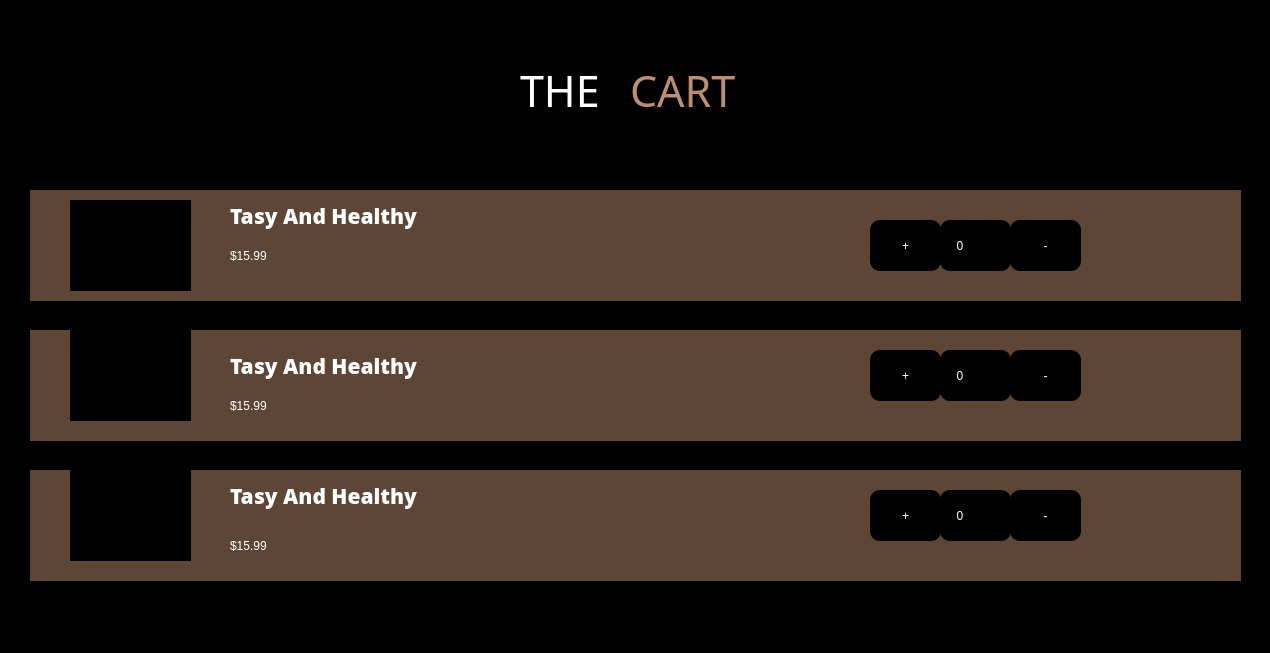
<?xml version="1.0" encoding="UTF-8"?>
<ui version="4.0">
 <class>Form</class>
 <widget class="QWidget" name="Form">
  <property name="geometry">
   <rect>
    <x>0</x>
    <y>0</y>
    <width>1270</width>
    <height>653</height>
   </rect>
  </property>
  <property name="windowTitle">
   <string>Form</string>
  </property>
  <property name="styleSheet">
   <string notr="true">background-color: rgb(0, 0, 0);</string>
  </property>
  <widget class="QLabel" name="label_2">
   <property name="geometry">
    <rect>
     <x>630</x>
     <y>60</y>
     <width>161</width>
     <height>61</height>
    </rect>
   </property>
   <property name="font">
    <font>
     <family>Tajawal ExtraBold</family>
     <pointsize>32</pointsize>
     <weight>10</weight>
     <italic>false</italic>
     <bold>false</bold>
    </font>
   </property>
   <property name="styleSheet">
    <string notr="true">color: rgb(190, 141, 109);
font: 81 32pt &quot;Tajawal ExtraBold&quot;;</string>
   </property>
   <property name="text">
    <string>CART</string>
   </property>
  </widget>
  <widget class="QLabel" name="label_3">
   <property name="geometry">
    <rect>
     <x>520</x>
     <y>60</y>
     <width>101</width>
     <height>61</height>
    </rect>
   </property>
   <property name="font">
    <font>
     <family>Tajawal ExtraBold</family>
     <pointsize>32</pointsize>
     <weight>10</weight>
     <italic>false</italic>
     <bold>false</bold>
    </font>
   </property>
   <property name="styleSheet">
    <string notr="true">color: rgb(255, 255, 255);
font: 81 32pt &quot;Tajawal ExtraBold&quot;;</string>
   </property>
   <property name="text">
    <string>THE</string>
   </property>
  </widget>
  <widget class="QPushButton" name="ExitButton">
   <property name="geometry">
    <rect>
     <x>1230</x>
     <y>10</y>
     <width>31</width>
     <height>31</height>
    </rect>
   </property>
   <property name="cursor">
    <cursorShape>PointingHandCursor</cursorShape>
   </property>
   <property name="styleSheet">
    <string notr="true">QPushButton{
            width: 30px;
			height:30px;
            border: none;
			background-color: transparent; 
           border-radius: 15px;
}
QPushButton:hover {
background-color: rgba(232, 174, 133,0.8);
}
</string>
   </property>
   <property name="text">
    <string/>
   </property>
   <property name="icon">
    <iconset>
     <normaloff>C:/Users/Dr. Rod/Desktop/Year2/python/image/no.png</normaloff>C:/Users/Dr. Rod/Desktop/Year2/python/image/no.png</iconset>
   </property>
   <property name="iconSize">
    <size>
     <width>30</width>
     <height>30</height>
    </size>
   </property>
  </widget>
  <widget class="QPushButton" name="output_button">
   <property name="geometry">
    <rect>
     <x>10</x>
     <y>10</y>
     <width>31</width>
     <height>31</height>
    </rect>
   </property>
   <property name="cursor">
    <cursorShape>PointingHandCursor</cursorShape>
   </property>
   <property name="styleSheet">
    <string notr="true">
QPushButton {
            width: 30px;
			height:30px;
            border: none;
           border-radius: 15px;
	background-color: none;
  }
QPushButton:hover {
background-color: rgba(232, 174, 133,0.8);
}
</string>
   </property>
   <property name="text">
    <string/>
   </property>
   <property name="icon">
    <iconset>
     <normaloff>C:/Users/Dr. Rod/Desktop/Year2/python/image/back (1).png</normaloff>C:/Users/Dr. Rod/Desktop/Year2/python/image/back (1).png</iconset>
   </property>
  </widget>
  <widget class="QLabel" name="label">
   <property name="geometry">
    <rect>
     <x>30</x>
     <y>190</y>
     <width>1211</width>
     <height>111</height>
    </rect>
   </property>
   <property name="styleSheet">
    <string notr="true">background-color: rgba(232, 174, 133,0.4);
</string>
   </property>
   <property name="text">
    <string/>
   </property>
  </widget>
  <widget class="QLabel" name="label_4">
   <property name="geometry">
    <rect>
     <x>30</x>
     <y>330</y>
     <width>1211</width>
     <height>111</height>
    </rect>
   </property>
   <property name="styleSheet">
    <string notr="true">background-color: rgba(232, 174, 133,0.4);
</string>
   </property>
   <property name="text">
    <string/>
   </property>
  </widget>
  <widget class="QLabel" name="label_5">
   <property name="geometry">
    <rect>
     <x>30</x>
     <y>470</y>
     <width>1211</width>
     <height>111</height>
    </rect>
   </property>
   <property name="styleSheet">
    <string notr="true">background-color: rgba(232, 174, 133,0.4);
</string>
   </property>
   <property name="text">
    <string/>
   </property>
  </widget>
  <widget class="QLabel" name="label_8">
   <property name="geometry">
    <rect>
     <x>70</x>
     <y>330</y>
     <width>121</width>
     <height>91</height>
    </rect>
   </property>
   <property name="text">
    <string/>
   </property>
   <property name="pixmap">
    <pixmap>../image/Picsart_25-01-31_21-51-30-608.png</pixmap>
   </property>
   <property name="scaledContents">
    <bool>true</bool>
   </property>
  </widget>
  <widget class="QLabel" name="label_6">
   <property name="geometry">
    <rect>
     <x>70</x>
     <y>200</y>
     <width>121</width>
     <height>91</height>
    </rect>
   </property>
   <property name="text">
    <string/>
   </property>
   <property name="pixmap">
    <pixmap>../image/Picsart_25-01-31_19-58-52-164.png</pixmap>
   </property>
   <property name="scaledContents">
    <bool>true</bool>
   </property>
  </widget>
  <widget class="QLabel" name="label_13">
   <property name="geometry">
    <rect>
     <x>70</x>
     <y>470</y>
     <width>121</width>
     <height>91</height>
    </rect>
   </property>
   <property name="text">
    <string/>
   </property>
   <property name="pixmap">
    <pixmap>../image/Picsart_25-01-31_21-58-22-673.png</pixmap>
   </property>
   <property name="scaledContents">
    <bool>true</bool>
   </property>
  </widget>
  <widget class="QLabel" name="label_11">
   <property name="geometry">
    <rect>
     <x>230</x>
     <y>200</y>
     <width>251</width>
     <height>31</height>
    </rect>
   </property>
   <property name="font">
    <font>
     <family>Open Sans ExtraBold</family>
     <pointsize>16</pointsize>
     <weight>10</weight>
     <italic>false</italic>
     <bold>false</bold>
    </font>
   </property>
   <property name="styleSheet">
    <string notr="true">color: rgb(255, 255, 255);
background-color: none;
font: 81 16pt &quot;Open Sans ExtraBold&quot;;</string>
   </property>
   <property name="text">
    <string>Tasy And Healthy</string>
   </property>
  </widget>
  <widget class="QLabel" name="label_7">
   <property name="geometry">
    <rect>
     <x>230</x>
     <y>240</y>
     <width>91</width>
     <height>31</height>
    </rect>
   </property>
   <property name="styleSheet">
    <string notr="true">color: rgb(255, 255, 255);
font: 75 16pt &quot;MS Shell Dlg 2&quot;;
background-color:none;
</string>
   </property>
   <property name="text">
    <string>$15.99</string>
   </property>
  </widget>
  <widget class="QLabel" name="label_9">
   <property name="geometry">
    <rect>
     <x>230</x>
     <y>530</y>
     <width>91</width>
     <height>31</height>
    </rect>
   </property>
   <property name="styleSheet">
    <string notr="true">color: rgb(255, 255, 255);
font: 75 16pt &quot;MS Shell Dlg 2&quot;;
background-color:none;
</string>
   </property>
   <property name="text">
    <string>$15.99</string>
   </property>
  </widget>
  <widget class="QLabel" name="label_12">
   <property name="geometry">
    <rect>
     <x>230</x>
     <y>480</y>
     <width>251</width>
     <height>31</height>
    </rect>
   </property>
   <property name="font">
    <font>
     <family>Open Sans ExtraBold</family>
     <pointsize>16</pointsize>
     <weight>10</weight>
     <italic>false</italic>
     <bold>false</bold>
    </font>
   </property>
   <property name="styleSheet">
    <string notr="true">color: rgb(255, 255, 255);
background-color: none;
font: 81 16pt &quot;Open Sans ExtraBold&quot;;</string>
   </property>
   <property name="text">
    <string>Tasy And Healthy</string>
   </property>
  </widget>
  <widget class="QLabel" name="label_10">
   <property name="geometry">
    <rect>
     <x>230</x>
     <y>390</y>
     <width>91</width>
     <height>31</height>
    </rect>
   </property>
   <property name="styleSheet">
    <string notr="true">color: rgb(255, 255, 255);
font: 75 16pt &quot;MS Shell Dlg 2&quot;;
background-color:none;
</string>
   </property>
   <property name="text">
    <string>$15.99</string>
   </property>
  </widget>
  <widget class="QLabel" name="label_14">
   <property name="geometry">
    <rect>
     <x>230</x>
     <y>350</y>
     <width>251</width>
     <height>31</height>
    </rect>
   </property>
   <property name="font">
    <font>
     <family>Open Sans ExtraBold</family>
     <pointsize>16</pointsize>
     <weight>10</weight>
     <italic>false</italic>
     <bold>false</bold>
    </font>
   </property>
   <property name="styleSheet">
    <string notr="true">color: rgb(255, 255, 255);
background-color: none;
font: 81 16pt &quot;Open Sans ExtraBold&quot;;</string>
   </property>
   <property name="text">
    <string>Tasy And Healthy</string>
   </property>
  </widget>
  <widget class="QLabel" name="socurelabel1">
   <property name="geometry">
    <rect>
     <x>940</x>
     <y>220</y>
     <width>71</width>
     <height>51</height>
    </rect>
   </property>
   <property name="styleSheet">
    <string notr="true">color: rgb(255, 255, 255);
font: 75 12pt &quot;MS Shell Dlg 2&quot;;
            border-radius: 10px;
</string>
   </property>
   <property name="text">
    <string>     0</string>
   </property>
  </widget>
  <widget class="QPushButton" name="addbutton1">
   <property name="geometry">
    <rect>
     <x>870</x>
     <y>220</y>
     <width>71</width>
     <height>51</height>
    </rect>
   </property>
   <property name="styleSheet">
    <string notr="true">QPushButton{
            width: 30px;
			height:30px;
            border: none;
			background-color: black; 
           border-radius: 10px;
font: 75 18pt &quot;MS Shell Dlg 2&quot;;

color:white;
}
QPushButton:hover {
background-color: rgba(232, 174, 133,0.8);
}
</string>
   </property>
   <property name="text">
    <string>+</string>
   </property>
  </widget>
  <widget class="QPushButton" name="subbutton1">
   <property name="geometry">
    <rect>
     <x>1010</x>
     <y>220</y>
     <width>71</width>
     <height>51</height>
    </rect>
   </property>
   <property name="styleSheet">
    <string notr="true">QPushButton{
            width: 30px;
			height:30px;
            border: none;
			background-color: black; 
           border-radius: 10px;
font: 75 18pt &quot;MS Shell Dlg 2&quot;;

color:white;
}
QPushButton:hover {
background-color: rgba(232, 174, 133,0.8);
}
</string>
   </property>
   <property name="text">
    <string>-</string>
   </property>
  </widget>
  <widget class="QPushButton" name="deletebutton1">
   <property name="geometry">
    <rect>
     <x>1180</x>
     <y>230</y>
     <width>31</width>
     <height>31</height>
    </rect>
   </property>
   <property name="styleSheet">
    <string notr="true">QPushButton{
            width: 30px;
			height:30px;
            border: none;
			background-color: transparent; 
           border-radius: 15px;
}
QPushButton:hover {
background-color: rgba(232, 174, 133,0.8);
}
</string>
   </property>
   <property name="text">
    <string/>
   </property>
   <property name="icon">
    <iconset>
     <normaloff>../image/x.png</normaloff>../image/x.png</iconset>
   </property>
  </widget>
  <widget class="QPushButton" name="deletebutton2">
   <property name="geometry">
    <rect>
     <x>1180</x>
     <y>360</y>
     <width>31</width>
     <height>31</height>
    </rect>
   </property>
   <property name="styleSheet">
    <string notr="true">QPushButton{
            width: 30px;
			height:30px;
            border: none;
			background-color: transparent; 
           border-radius: 15px;
}
QPushButton:hover {
background-color: rgba(232, 174, 133,0.8);
}
</string>
   </property>
   <property name="text">
    <string/>
   </property>
   <property name="icon">
    <iconset>
     <normaloff>../image/x.png</normaloff>../image/x.png</iconset>
   </property>
  </widget>
  <widget class="QPushButton" name="subbutton2">
   <property name="geometry">
    <rect>
     <x>1010</x>
     <y>350</y>
     <width>71</width>
     <height>51</height>
    </rect>
   </property>
   <property name="styleSheet">
    <string notr="true">QPushButton{
            width: 30px;
			height:30px;
            border: none;
			background-color: black; 
           border-radius: 10px;
font: 75 18pt &quot;MS Shell Dlg 2&quot;;

color:white;
}
QPushButton:hover {
background-color: rgba(232, 174, 133,0.8);
}
</string>
   </property>
   <property name="text">
    <string>-</string>
   </property>
  </widget>
  <widget class="QPushButton" name="addbutton2">
   <property name="geometry">
    <rect>
     <x>870</x>
     <y>350</y>
     <width>71</width>
     <height>51</height>
    </rect>
   </property>
   <property name="styleSheet">
    <string notr="true">QPushButton{
            width: 30px;
			height:30px;
            border: none;
			background-color: black; 
           border-radius: 10px;
font: 75 18pt &quot;MS Shell Dlg 2&quot;;

color:white;
}
QPushButton:hover {
background-color: rgba(232, 174, 133,0.8);
}

</string>
   </property>
   <property name="text">
    <string>+</string>
   </property>
  </widget>
  <widget class="QLabel" name="socurelabel2">
   <property name="geometry">
    <rect>
     <x>940</x>
     <y>350</y>
     <width>71</width>
     <height>51</height>
    </rect>
   </property>
   <property name="styleSheet">
    <string notr="true">color: rgb(255, 255, 255);
font: 75 12pt &quot;MS Shell Dlg 2&quot;;
            border-radius: 10px;
</string>
   </property>
   <property name="text">
    <string>     0</string>
   </property>
  </widget>
  <widget class="QPushButton" name="deletebutton3">
   <property name="geometry">
    <rect>
     <x>1180</x>
     <y>500</y>
     <width>31</width>
     <height>31</height>
    </rect>
   </property>
   <property name="styleSheet">
    <string notr="true">QPushButton{
            width: 30px;
			height:30px;
            border: none;
			background-color: transparent; 
           border-radius: 15px;
}
QPushButton:hover {
background-color: rgba(232, 174, 133,0.8);
}
</string>
   </property>
   <property name="text">
    <string/>
   </property>
   <property name="icon">
    <iconset>
     <normaloff>../image/x.png</normaloff>../image/x.png</iconset>
   </property>
  </widget>
  <widget class="QPushButton" name="subbutton3">
   <property name="geometry">
    <rect>
     <x>1010</x>
     <y>490</y>
     <width>71</width>
     <height>51</height>
    </rect>
   </property>
   <property name="styleSheet">
    <string notr="true">QPushButton{
            width: 30px;
			height:30px;
            border: none;
			background-color: black; 
           border-radius: 10px;
font: 75 18pt &quot;MS Shell Dlg 2&quot;;

color:white;
}
QPushButton:hover {
background-color: rgba(232, 174, 133,0.8);
}
</string>
   </property>
   <property name="text">
    <string>-</string>
   </property>
  </widget>
  <widget class="QPushButton" name="addbutton3">
   <property name="geometry">
    <rect>
     <x>870</x>
     <y>490</y>
     <width>71</width>
     <height>51</height>
    </rect>
   </property>
   <property name="styleSheet">
    <string notr="true">QPushButton{
            width: 30px;
			height:30px;
            border: none;
			background-color: black; 
           border-radius: 10px;
font: 75 18pt &quot;MS Shell Dlg 2&quot;;

color:white;
}
QPushButton:hover {
background-color: rgba(232, 174, 133,0.8);
}
</string>
   </property>
   <property name="text">
    <string>+</string>
   </property>
  </widget>
  <widget class="QLabel" name="socurelabel3">
   <property name="geometry">
    <rect>
     <x>940</x>
     <y>490</y>
     <width>71</width>
     <height>51</height>
    </rect>
   </property>
   <property name="styleSheet">
    <string notr="true">color: rgb(255, 255, 255);
font: 75 12pt &quot;MS Shell Dlg 2&quot;;
            border-radius: 10px;
</string>
   </property>
   <property name="text">
    <string>     0</string>
   </property>
  </widget>
 </widget>
 <resources/>
 <connections/>
</ui>
